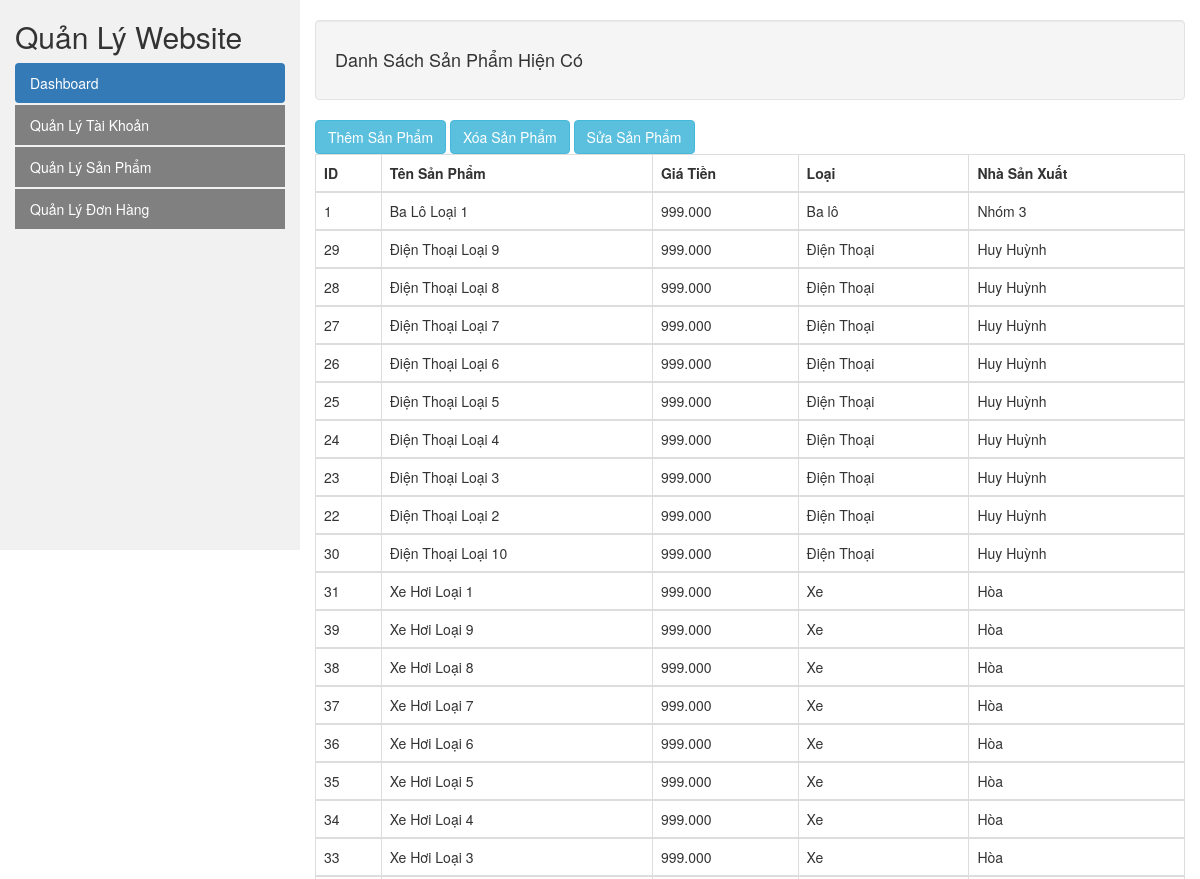
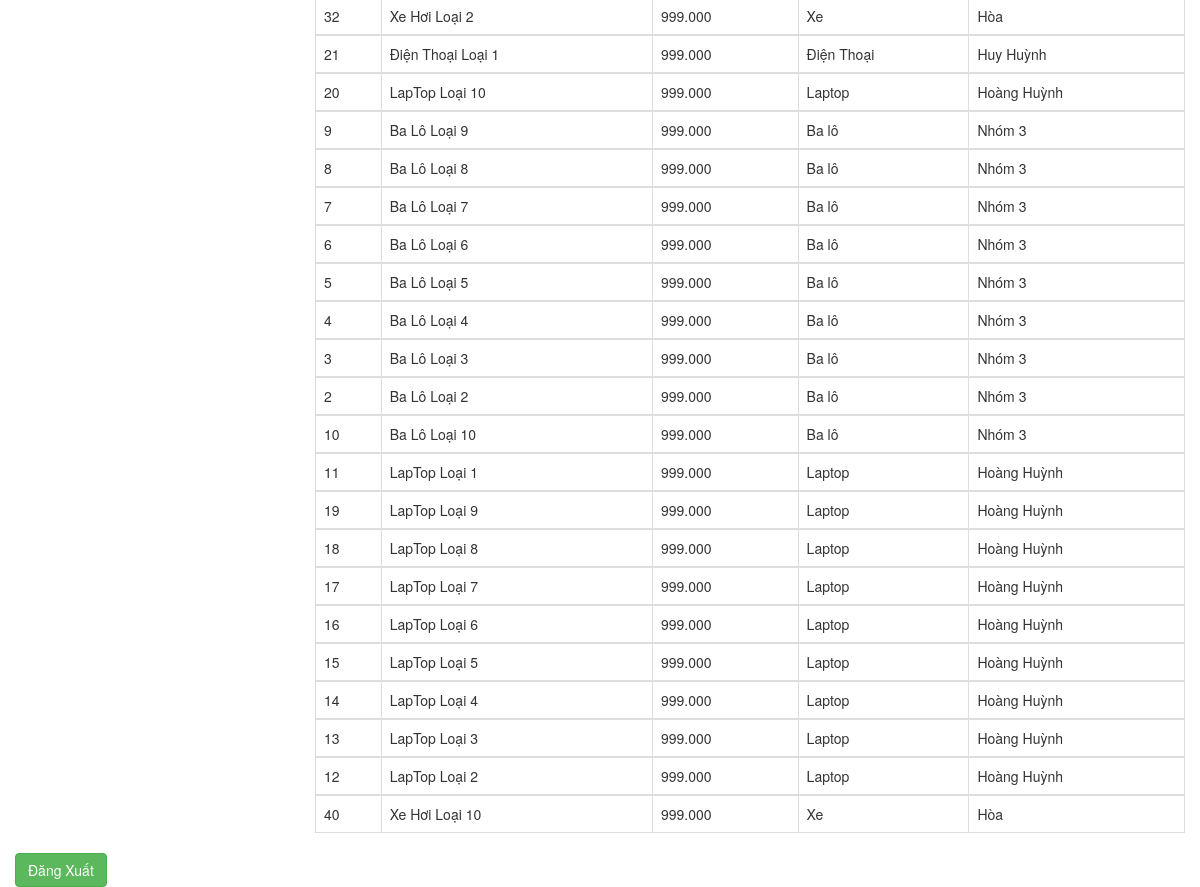
Page /qlsanpham.php (signed in) on the committed database (2 pictures, top to bottom).
### tables this page shows
CREATE TABLE IF NOT EXISTS `sanpham` (
  `mahang` int(20) NOT NULL AUTO_INCREMENT,
  `tensp` varchar(100) NOT NULL,
  `hinhanh` varchar(20) NOT NULL,
  `giatien` varchar(20) NOT NULL,
  `soluotxem` int(20) NOT NULL,
  `soluongban` int(20) NOT NULL,
  `ngaynhap` date NOT NULL,
  `mota` varchar(100) NOT NULL,
  `xuatxu` varchar(50) NOT NULL,
  `loai` varchar(50) NOT NULL,
  `nhasanxuat` varchar(50) NOT NULL,
  PRIMARY KEY (`mahang`)
);

### functions.php (called while the page is built, shortened)
<?php
function findUserById($id) {
  global $db;
  $stmt = $db->prepare("SELECT * FROM users WHERE id = ?");
  $stmt->execute(array($id));
  $user = $stmt->fetch(PDO::FETCH_ASSOC);
  return $user;
}

### connection.php (called while the page is built, shortened)
<?php
$db = new PDO('mysql:host=localhost;dbname=id4067370_nhom3;charset=utf8', 'id4067370_nhom3', 'nhom3');
require_once 'functions.php';
if (isset($_SESSION['userId'])) {
  $currentUser = findUserById($_SESSION['userId']);
}

### qlsanpham.php (the view, shortened to what this page needs)
<?php require_once 'connection.php' ?>
<?php if ($currentUser) : ?>
    <?php include"header2.php" ?>
    <?php
    	    $sql="SELECT mahang, tensp, giatien, loai, nhasanxuat from sanpham order by ngaynhap desc";
            $exe=$db->query($sql);
            $exe->setFetchMode(PDO::FETCH_ASSOC);
            $exe->execute();
            $resultSet = $exe->fetchAll();
    ?>
    <div class="col-sm-9">
    <div class="well">
      <h4>Danh Sách Sản Phẩm Hiện Có</h4>
    </div>
    <a href="themsp.php" class="btn btn-info" role="button">Thêm Sản Phẩm</a>
    <a href="xoasp.php?id=0" class="btn btn-info" role="button">Xóa Sản Phẩm</a>
    <a href="suasp.php" class="btn btn-info" role="button">Sửa Sản Phẩm</a>
      <table class="table table-bordered">
        <thead>
          <tr>
            <th>ID</th>
            <th>Tên Sản Phẩm</th>
            <th>Giá Tiền</th>
            <th>Loại</th>
            <th>Nhà Sản Xuất</th>
          </tr>
        </thead>
        <?php foreach($resultSet as $row): ?>
        <tbody>
          <tr>
            <td>
                <?php echo $row['mahang'] ?>
            </td>
            <td>
                <?php echo $row['tensp'] ?>
            </td>
            <td>
                <?php echo $row['giatien'] ?>
            </td>
            <td>
                <?php echo $row['loai'] ?>
            </td>
            <td>
                <?php echo $row['nhasanxuat'] ?>
            </td>
          </tr>
        </tbody>
        <?php endforeach; ?>
      </table>
    </div>
    <?php include"footer2.php" ?>
<?php endif; ?>

### rows in the picture
sanpham: mahang "1", tensp "Ba Lô Loại 1", giatien "999.000", loai "Ba lô", nhasanxuat "Nhóm 3"
sanpham: mahang "29", tensp "Điện Thoại Loại 9", giatien "999.000", loai "Điện Thoại", nhasanxuat "Huy Huỳnh"
sanpham: mahang "28", tensp "Điện Thoại Loại 8", giatien "999.000", loai "Điện Thoại", nhasanxuat "Huy Huỳnh"
sanpham: mahang "27", tensp "Điện Thoại Loại 7", giatien "999.000", loai "Điện Thoại", nhasanxuat "Huy Huỳnh"
sanpham: mahang "26", tensp "Điện Thoại Loại 6", giatien "999.000", loai "Điện Thoại", nhasanxuat "Huy Huỳnh"
sanpham: mahang "25", tensp "Điện Thoại Loại 5", giatien "999.000", loai "Điện Thoại", nhasanxuat "Huy Huỳnh"
sanpham: mahang "24", tensp "Điện Thoại Loại 4", giatien "999.000", loai "Điện Thoại", nhasanxuat "Huy Huỳnh"
sanpham: mahang "23", tensp "Điện Thoại Loại 3", giatien "999.000", loai "Điện Thoại", nhasanxuat "Huy Huỳnh"
sanpham: mahang "22", tensp "Điện Thoại Loại 2", giatien "999.000", loai "Điện Thoại", nhasanxuat "Huy Huỳnh"
sanpham: mahang "30", tensp "Điện Thoại Loại 10", giatien "999.000", loai "Điện Thoại", nhasanxuat "Huy Huỳnh"
sanpham: mahang "31", tensp "Xe Hơi Loại 1", giatien "999.000", loai "Xe", nhasanxuat "Hòa"
sanpham: mahang "39", tensp "Xe Hơi Loại 9", giatien "999.000", loai "Xe", nhasanxuat "Hòa"
sanpham: mahang "38", tensp "Xe Hơi Loại 8", giatien "999.000", loai "Xe", nhasanxuat "Hòa"
sanpham: mahang "37", tensp "Xe Hơi Loại 7", giatien "999.000", loai "Xe", nhasanxuat "Hòa"
sanpham: mahang "36", tensp "Xe Hơi Loại 6", giatien "999.000", loai "Xe", nhasanxuat "Hòa"
sanpham: mahang "35", tensp "Xe Hơi Loại 5", giatien "999.000", loai "Xe", nhasanxuat "Hòa"
sanpham: mahang "34", tensp "Xe Hơi Loại 4", giatien "999.000", loai "Xe", nhasanxuat "Hòa"
sanpham: mahang "33", tensp "Xe Hơi Loại 3", giatien "999.000", loai "Xe", nhasanxuat "Hòa"
sanpham: mahang "32", tensp "Xe Hơi Loại 2", giatien "999.000", loai "Xe", nhasanxuat "Hòa"
sanpham: mahang "21", tensp "Điện Thoại Loại 1", giatien "999.000", loai "Điện Thoại", nhasanxuat "Huy Huỳnh"
sanpham: mahang "20", tensp "LapTop Loại 10", giatien "999.000", loai "Laptop", nhasanxuat "Hoàng Huỳnh"
sanpham: mahang "9", tensp "Ba Lô Loại 9", giatien "999.000", loai "Ba lô", nhasanxuat "Nhóm 3"
sanpham: mahang "8", tensp "Ba Lô Loại 8", giatien "999.000", loai "Ba lô", nhasanxuat "Nhóm 3"
sanpham: mahang "7", tensp "Ba Lô Loại 7", giatien "999.000", loai "Ba lô", nhasanxuat "Nhóm 3"
sanpham: mahang "6", tensp "Ba Lô Loại 6", giatien "999.000", loai "Ba lô", nhasanxuat "Nhóm 3"
sanpham: mahang "5", tensp "Ba Lô Loại 5", giatien "999.000", loai "Ba lô", nhasanxuat "Nhóm 3"
sanpham: mahang "4", tensp "Ba Lô Loại 4", giatien "999.000", loai "Ba lô", nhasanxuat "Nhóm 3"
sanpham: mahang "3", tensp "Ba Lô Loại 3", giatien "999.000", loai "Ba lô", nhasanxuat "Nhóm 3"
sanpham: mahang "2", tensp "Ba Lô Loại 2", giatien "999.000", loai "Ba lô", nhasanxuat "Nhóm 3"
sanpham: mahang "10", tensp "Ba Lô Loại 10", giatien "999.000", loai "Ba lô", nhasanxuat "Nhóm 3"
sanpham: mahang "11", tensp "LapTop Loại 1", giatien "999.000", loai "Laptop", nhasanxuat "Hoàng Huỳnh"
sanpham: mahang "19", tensp "LapTop Loại 9", giatien "999.000", loai "Laptop", nhasanxuat "Hoàng Huỳnh"
sanpham: mahang "18", tensp "LapTop Loại 8", giatien "999.000", loai "Laptop", nhasanxuat "Hoàng Huỳnh"
sanpham: mahang "17", tensp "LapTop Loại 7", giatien "999.000", loai "Laptop", nhasanxuat "Hoàng Huỳnh"
sanpham: mahang "16", tensp "LapTop Loại 6", giatien "999.000", loai "Laptop", nhasanxuat "Hoàng Huỳnh"
sanpham: mahang "15", tensp "LapTop Loại 5", giatien "999.000", loai "Laptop", nhasanxuat "Hoàng Huỳnh"
sanpham: mahang "14", tensp "LapTop Loại 4", giatien "999.000", loai "Laptop", nhasanxuat "Hoàng Huỳnh"
sanpham: mahang "13", tensp "LapTop Loại 3", giatien "999.000", loai "Laptop", nhasanxuat "Hoàng Huỳnh"
sanpham: mahang "12", tensp "LapTop Loại 2", giatien "999.000", loai "Laptop", nhasanxuat "Hoàng Huỳnh"
sanpham: mahang "40", tensp "Xe Hơi Loại 10", giatien "999.000", loai "Xe", nhasanxuat "Hòa"
